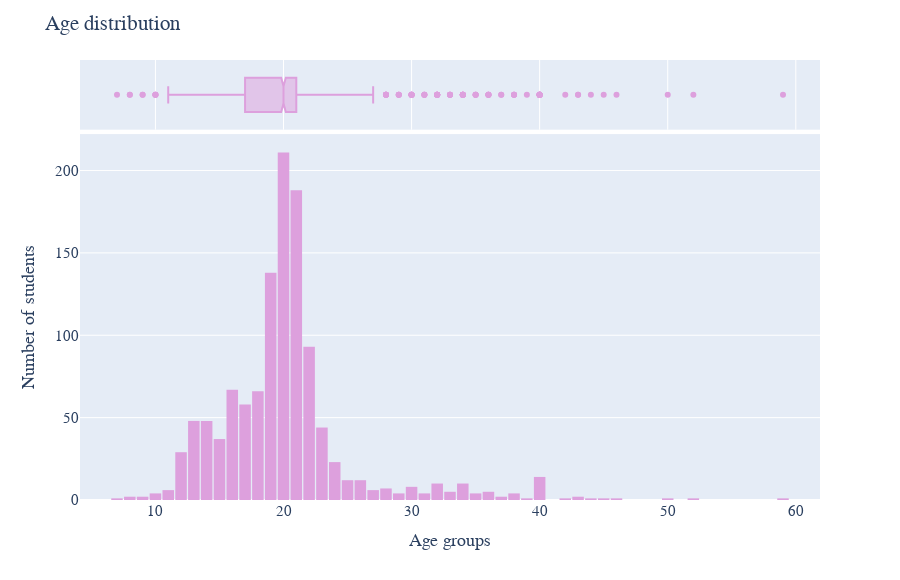

The code cell stored with this chart in its notebook:
### Code cell
fig = px.histogram(survey_df, x = 'age', marginal = 'box',
                   width = 900, height = 580, color_discrete_sequence=['plum'],)
fig.update_layout(title = 'Age distribution',
                  xaxis_title = 'Age groups',
                  yaxis_title = 'Number of students',
                  font = dict(family = 'Arial', size = 15),
                  bargap = 0.1)
fig.show();

### Figure 1 — Plotly figure (JSON) as saved in the notebook; plotly's stock layout.template omitted (floating-point values rounded to 4 significant figures; data arrays with more than 128 entries replaced by an {"elided": "..."} marker saying what was removed)
{"data": [{"alignmentgroup": "True", "bingroup": "x", "hovertemplate": "age=%{x}<br>count=%{y}<extra></extra>", "legendgroup": "", "marker": {"color": "plum", "pattern": {"shape": ""}}, "name": "", "offsetgroup": "", "orientation": "v", "showlegend": false, "type": "histogram", "x": {"elided": "1182 int values"}, "xaxis": "x", "yaxis": "y"}, {"alignmentgroup": "True", "hovertemplate": "age=%{x}<extra></extra>", "legendgroup": "", "marker": {"color": "plum"}, "name": "", "notched": true, "offsetgroup": "", "showlegend": false, "type": "box", "x": {"elided": "1182 int values"}, "xaxis": "x2", "yaxis": "y2"}], "layout": {"bargap": 0.1, "barmode": "relative", "font": {"family": "Arial", "size": 15}, "height": 580, "legend": {"tracegroupgap": 0}, "margin": {"t": 60}, "title": {"text": "Age distribution"}, "width": 900, "xaxis": {"anchor": "y", "domain": [0, 1], "title": {"text": "Age groups"}}, "xaxis2": {"anchor": "y2", "domain": [0, 1], "matches": "x", "showgrid": true, "showticklabels": false}, "yaxis": {"anchor": "x", "domain": [0, 0.8316], "title": {"text": "Number of students"}}, "yaxis2": {"anchor": "x2", "domain": [0.8416, 1], "matches": "y2", "showgrid": false, "showline": false, "showticklabels": false, "ticks": ""}}}
